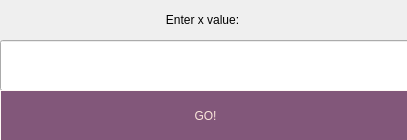
<?xml version="1.0" encoding="UTF-8"?>
<ui version="4.0">
 <class>X_window</class>
 <widget class="QDialog" name="X_window">
  <property name="geometry">
   <rect>
    <x>0</x>
    <y>0</y>
    <width>407</width>
    <height>140</height>
   </rect>
  </property>
  <property name="windowTitle">
   <string>Dialog</string>
  </property>
  <widget class="QLineEdit" name="lineEdit">
   <property name="geometry">
    <rect>
     <x>0</x>
     <y>40</y>
     <width>411</width>
     <height>51</height>
    </rect>
   </property>
   <property name="styleSheet">
    <string notr="true">QLineEdit {
	font: 28pt &quot;.AppleSystemUIFont&quot;;
  qproperty-alignment: 'AlignVCenter | AlignRight';
  border: 1px solid rgb(254, 248, 245);
color: rgb(85, 51, 79);
background-color : rgb(254, 248, 245);

}

background-color : white;</string>
   </property>
  </widget>
  <widget class="QPushButton" name="go_button">
   <property name="geometry">
    <rect>
     <x>0</x>
     <y>90</y>
     <width>411</width>
     <height>51</height>
    </rect>
   </property>
   <property name="styleSheet">
    <string notr="true">QPushButton {
border:1px solid rgb(254, 248, 245);
background-color: rgb(130, 87, 122);
color: rgb(251, 230, 219);
}
QPushButton:pressed {
background-color: qlineargradient(x1: 0, y1: 0, x2: 0, y2: 1,
                                      stop: 0 rgb(145, 100, 137), stop: 1 rgb(130, 87, 122));
    
}</string>
   </property>
   <property name="text">
    <string>GO!</string>
   </property>
  </widget>
  <widget class="QLabel" name="label">
   <property name="geometry">
    <rect>
     <x>-3</x>
     <y>-1</y>
     <width>411</width>
     <height>41</height>
    </rect>
   </property>
   <property name="styleSheet">
    <string notr="true">QLabel {
	font: 28pt &quot;.AppleSystemUIFont&quot;;
  qproperty-alignment: 'AlignVCenter | AlignRight';
  border: 1px solid rgb(254, 248, 245);
color: rgb(85, 51, 79);
background-color : rgb(252, 241, 236);

}

background-color : white;</string>
   </property>
   <property name="text">
    <string>Enter x value:</string>
   </property>
   <property name="alignment">
    <set>Qt::AlignCenter</set>
   </property>
  </widget>
 </widget>
 <resources/>
 <connections/>
</ui>
